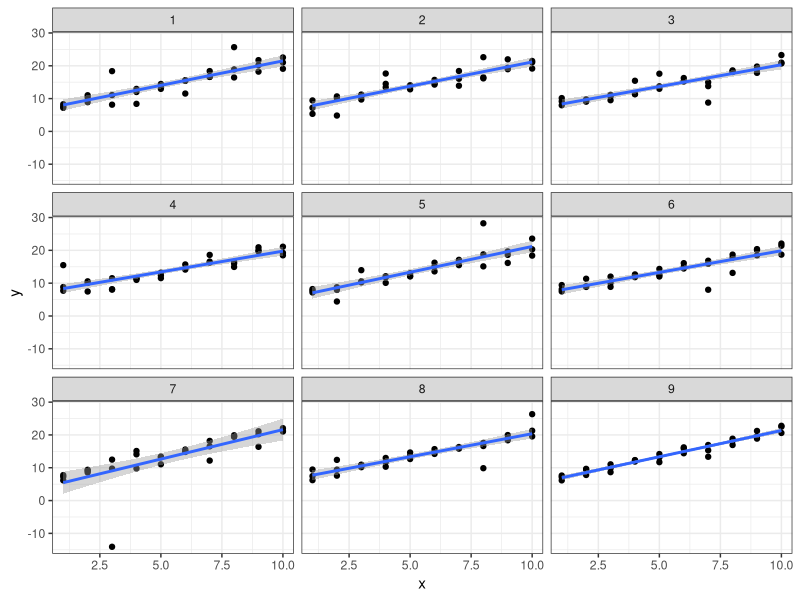

This chart was generated by the following R code:
## ---- chunk 1
knitr::opts_chunk$set(echo = TRUE)

# load library
library(tidyverse) # basic packages
library(magrittr) # pipes
library(purrr) # functional programming ie map
library(modelr) # for models

# options for modelr to warn if there are NAs in data
# default is to silently drop them
options(na.action = na.warn)

## ---- chunk 2

# # given to simulate data
# sim1a <- tibble(
#   x = rep(1:10, each = 3),
#   y = x * 1.5 + 6 + rt(length(x), df = 2)
# )
# 
# # use a second simulate to compare
# sim1b <- tibble(
#   x = rep(1:10, each = 3),
#   y = x * 1.5 + 6 + rt(length(x), df = 2)
# )
# 
# # graph these simulated datasets
# ggplot() +
#   geom_point(aes(x,y), data = sim1a, color = "red") +
#   geom_smooth(aes(x,y), data = sim1a, color = "red", method = lm) +
#   geom_point(aes(x,y), data = sim1b, color = "blue") +
#   geom_smooth(aes(x,y), data = sim1b, color = "blue", method = lm) +
#   theme_bw()
# 
# # apply lm function
# sim1a_mod <- lm(y ~ x, data = sim1a)
# sim1b_mod <- lm(y ~ x, data = sim1b)
# 
# # display
# summary(sim1a_mod)
# summary(sim1b_mod)

# J Arnold used function with map to make multiple graphs from simulations to compare
# why not...

# make a function to make simulated data sets
simData <- function(i) {
    tibble(
    x = rep(1:10, each = 3),
    y = x * 1.5 + 6 + rt(length(x), df = 2),
    id = i
  )
}

# apply that function nine times
sims <- map_df(1:9, simData)

# graph results
ggplot(sims, aes(x,y)) +
  geom_point() +
  geom_smooth(method = "lm") +
  facet_wrap(~id) +
  theme_bw()
  
## ---- chunk 3

# given
measure_distance <- function(mod, data) {
  diff <- data$y - model1(mod, data)
  mean(abs(diff))
}

## ---- chunk 4
?optim
